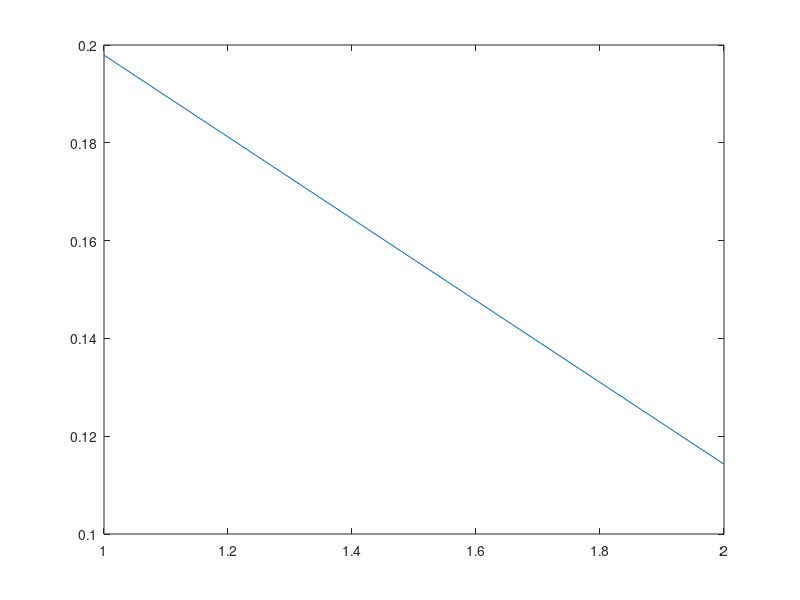

Source code (MATLAB):
%%Channel_Env=1; %%%LOS Umi-SC
clear all
sigma_1=2.9; %dB
alpha_1=1;
beta_1=1;
gamma_1=1;
freq=2;
H_loop=[];
for k=1:3
dist_range=5:10:20;
Hfree_mag_db=-(10*alpha_1.*log10(dist_range)+beta_1+(10*gamma_1*log10(freq)));
Hfree_mag_linear=sqrt(10.^(Hfree_mag_db/10));


H_lf=10^(sqrt(sigma_1)*randn(1,1))/(10);

H_sf=(randn(1)+ 1j*randn(1))/sqrt(2);

H=Hfree_mag_linear.*(H_lf*H_sf);
H_loop=[H_loop ;H];

end
plot(abs(mean(H_loop)))

X=randn(5,1);

% Y=H*X;



j